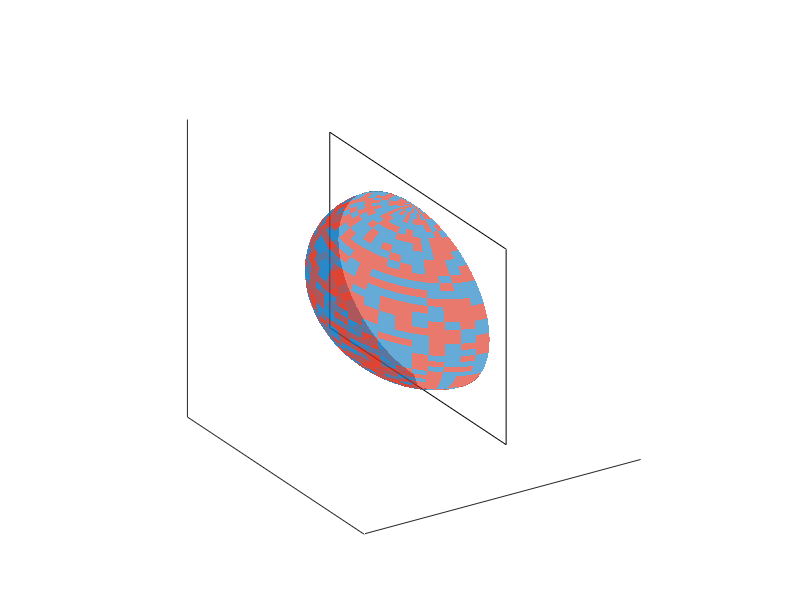

Source code (MATLAB):
%code to create 3D visual model of surface-localized gene expression on CLC chromosomes
%using a divergent strand-specific expression colormap

clc
clear
% Define the ellipse
x   = 0;    y   = 0;    z   = 0;
tl  = 1.5;   tw  = 1;   td  = 1;

% Create ellipsoid
[ex,ey,ez]  = ellipsoid(x, y, z, tl, tw, td, 40);
ex          = ex(:,ceil(length(ez)/2):end);   % Remove top half 
ey          = ey(:,ceil(length(ez)/2):end);   % of ellipsoid
ez          = ez(:,ceil(length(ez)/2):end);

%[ex,ey,ez]  = ellipsoid(x, y, z, tl, tw, td,40);

[ex2,ey2,ez2]  = ellipsoid(x, y, z, tl, 0, td, 40);
ex2          = ex2(:,floor(length(ez2)/2):end);   % Remove top half 
ey2          = ey2(:,floor(length(ez2)/2):end);   % of ellipsoid
ez2          = ez2(:,floor(length(ez2)/2):end);

%define plane for cross-section
p1 = [-1.75 0.05 -1.15];
p2 = [-1.75 0.05 1.15];
p3 = [1.75 0.05 1.15];  
p4 = [1.75 0.05 -1.15];

x = [p1(1) p2(1) p3(1) p4(1)];
y = [p1(2) p2(2) p3(2) p4(2)];
z = [p1(3) p2(3) p3(3) p4(3)];

%define color for each surface patch
C = zeros(size(ez,1),size(ez,2),3);
for i = 1:1:size(ez,1)
    for j = 1:1:size(ez,2)
        if rand(1)>0.5
        C(i,j,:) = [0 0.4470 0.7410]; %blue patches
        else
        C(i,j,:) = [0.8500 0.1250 0.0380]; %red patches
        end
    end
end

figure;
hold on
fill3(x, y, z, [1 1 1]);
surf(ex, ey, ez, C, 'facealpha',.6,'edgecolor','none')
surf(ex2, ey2, ez2, 'facecolor','black','facealpha',.2,'edgecolor','none')
grid off
set(gca,'XTick',[])
set(gca,'YTick',[])
set(gca,'ZTick',[])
axis equal
view(57.5,25)
xlim([-1.75 1.75])
ylim([-1.75 1.75])
zlim([-1.75 1.75])



    

